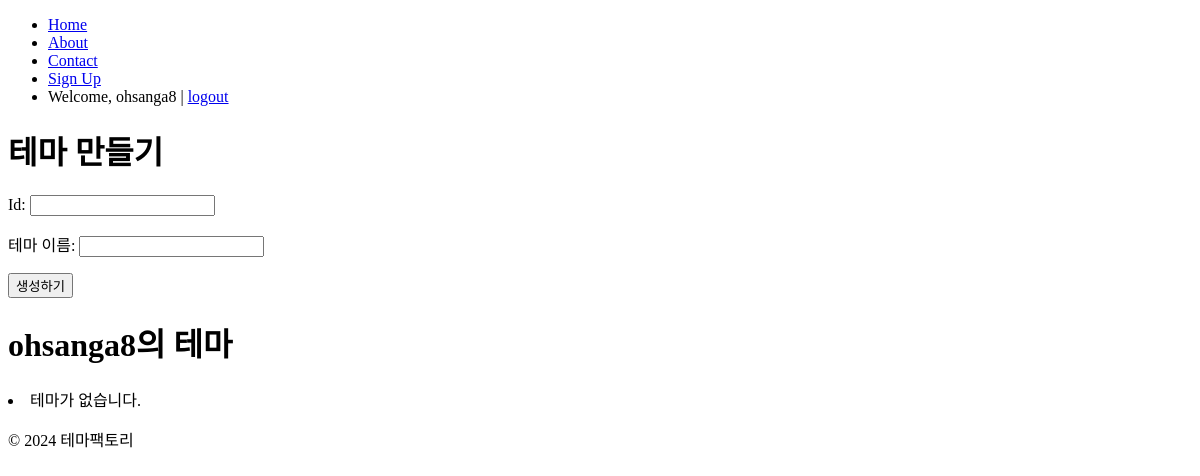
The app's page / (signed in), older data.
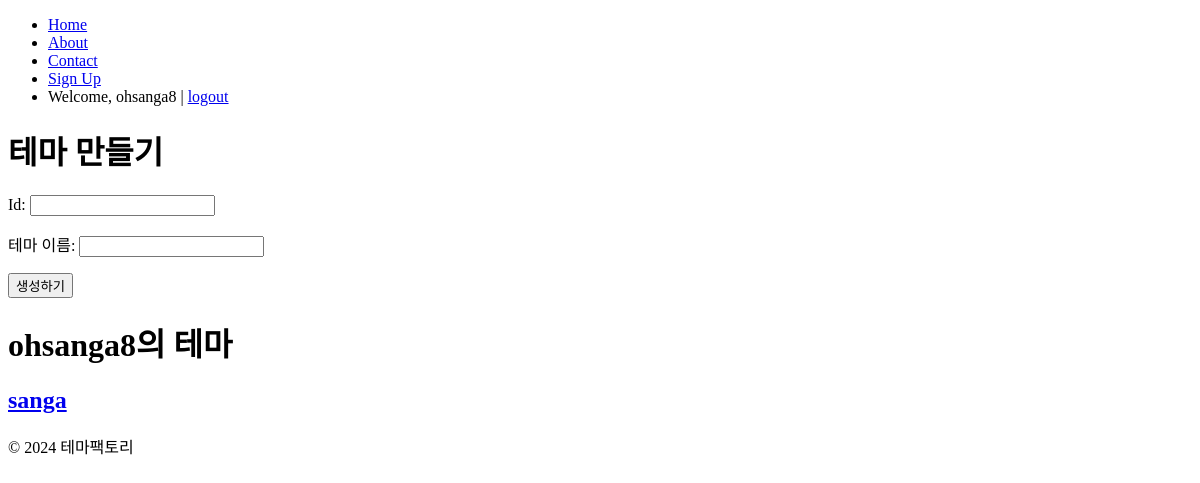
The same page, newer data.
### main/models.py (models this page shows, shortened)
class Ktheme(models.Model):
    user = models.ForeignKey(User, on_delete=models.CASCADE, null=True)
    id = models.CharField(max_length=50, unique=True, primary_key=True)
    name = models.CharField(max_length=50, verbose_name="테마 이름")

### main/views.py (the view)
# urls.py: path("", include("main.urls")),
@login_required
def main(request):
    user = request.user
    user_theme_list = Ktheme.objects.filter(user=user)
    if request.method == "POST":
        form = KthemeCreateForm(request.POST)
        if form.is_valid():
            form.instance.user = request.user
            ktheme = form.save()
            theme_id = ktheme.id
            theme_dir = os.path.join(settings.MEDIA_ROOT, theme_id)
            theme_css = os.path.join(theme_dir, "KakaoTalkTheme.css")
            src_css = os.path.join(settings.STATIC_ROOT, "KakaoTalkTheme.css")
            if os.path.exists(theme_css):
                with open(src_css, "r", encoding="utf-8") as f:
                    css_content = f.read()
                css_content = css_content.replace("themeId", ktheme.id).replace(
                    "themeName", ktheme.name
                ).replace("Kakao Corp.", user.username)
                with open(theme_css, "w", encoding="utf-8") as f:
                    f.write(css_content)
            return redirect("ktheme_detail", id=theme_id)
    else:
        form = KthemeCreateForm()
    return render(
        request,
        "main/main.html",
        {
            "user_theme_list": user_theme_list,
            "form": form,
            "user": user,
        },
    )

### main/forms.py
class KthemeCreateForm(forms.ModelForm):
    class Meta:
        model = Ktheme
        fields = ("id", "name")

### main/templates/main/main.html (shortened to what this page needs)
{% extends "base.html" %}
{% load static %}
{% block content %}
<h1>테마 만들기</h1>
<form method="post">
    {{ form.as_p }}
    <button type="submit">생성하기</button>
</form>
<h1>{{ user }}의 테마</h1>
<div>
    {% for theme in user_theme_list %}
    <div>
        <a href="{% url 'ktheme_detail' theme.id %}"><h2>{{ theme.name }}</h2></a>
    </div>
    {% empty %}
    <li>테마가 없습니다.</li>
    {% endfor %}
</div>
{% endblock %}

Row changes from the older to the newer data that the page shows:
added Ktheme: name "sanga"
Text that changed along with them:
text no longer shown: "테마가 없습니다."
